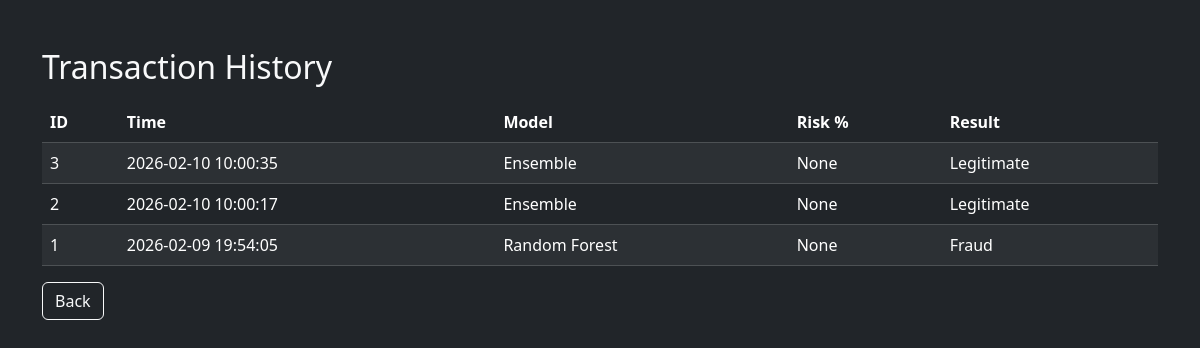
Screenshot of /history (signed in) with the database file from the repository.
### tables this page shows
CREATE TABLE history (
            id INTEGER PRIMARY KEY AUTOINCREMENT,
            timestamp TEXT,
            model TEXT,
            probability REAL,
            result TEXT
        , risk REAL);

### app.py (the view)
@app.route("/history")
@login_required()
def history():
    conn = sqlite3.connect(DB_PATH)
    cur = conn.cursor()
    cur.execute("SELECT * FROM history ORDER BY id DESC")
    rows = cur.fetchall()
    conn.close()
    return render_template("history.html", rows=rows)

### app.py (called while the page is built)
def login_required(role=None):
    def decorator(f):
        @wraps(f)
        def wrapper(*args, **kwargs):
            if "username" not in session:
                return redirect(url_for("login"))
            if role and session.get("role") != role:
                abort(403)
            return f(*args, **kwargs)
        return wrapper
    return decorator

### templates/history.html (shortened to what this page needs)
<!DOCTYPE html>
<html lang="en">
<head>
  <link href="https://cdn.jsdelivr.net/npm/bootstrap@5.3.3/dist/css/bootstrap.min.css" rel="stylesheet">
</head>
<body class="bg-dark text-light">
<div class="container mt-5">
  <h2>Transaction History</h2>
  <table class="table table-dark table-striped mt-3">
    <thead>
      <tr>
        <th>ID</th>
        <th>Time</th>
        <th>Model</th>
        <th>Risk %</th>
        <th>Result</th>
      </tr>
    </thead>
    <tbody>
      {% for r in rows %}
      <tr>
        <td>{{ r[0] }}</td>
        <td>{{ r[1] }}</td>
        <td>{{ r[2] }}</td>
        <td>{{ r[3] }}</td>
        <td>{{ r[4] }}</td>
      </tr>
      {% endfor %}
    </tbody>
  </table>
  <a href="/" class="btn btn-outline-light">Back</a>
</div>
</body>
</html>

### rows the page displays
history: id "3", timestamp "2026-02-10 10:00:35", model "Ensemble", r "None", result "Legitimate"
history: id "2", timestamp "2026-02-10 10:00:17", model "Ensemble", r "None", result "Legitimate"
history: id "1", timestamp "2026-02-09 19:54:05", model "Random Forest", r "None", result "Fraud"
